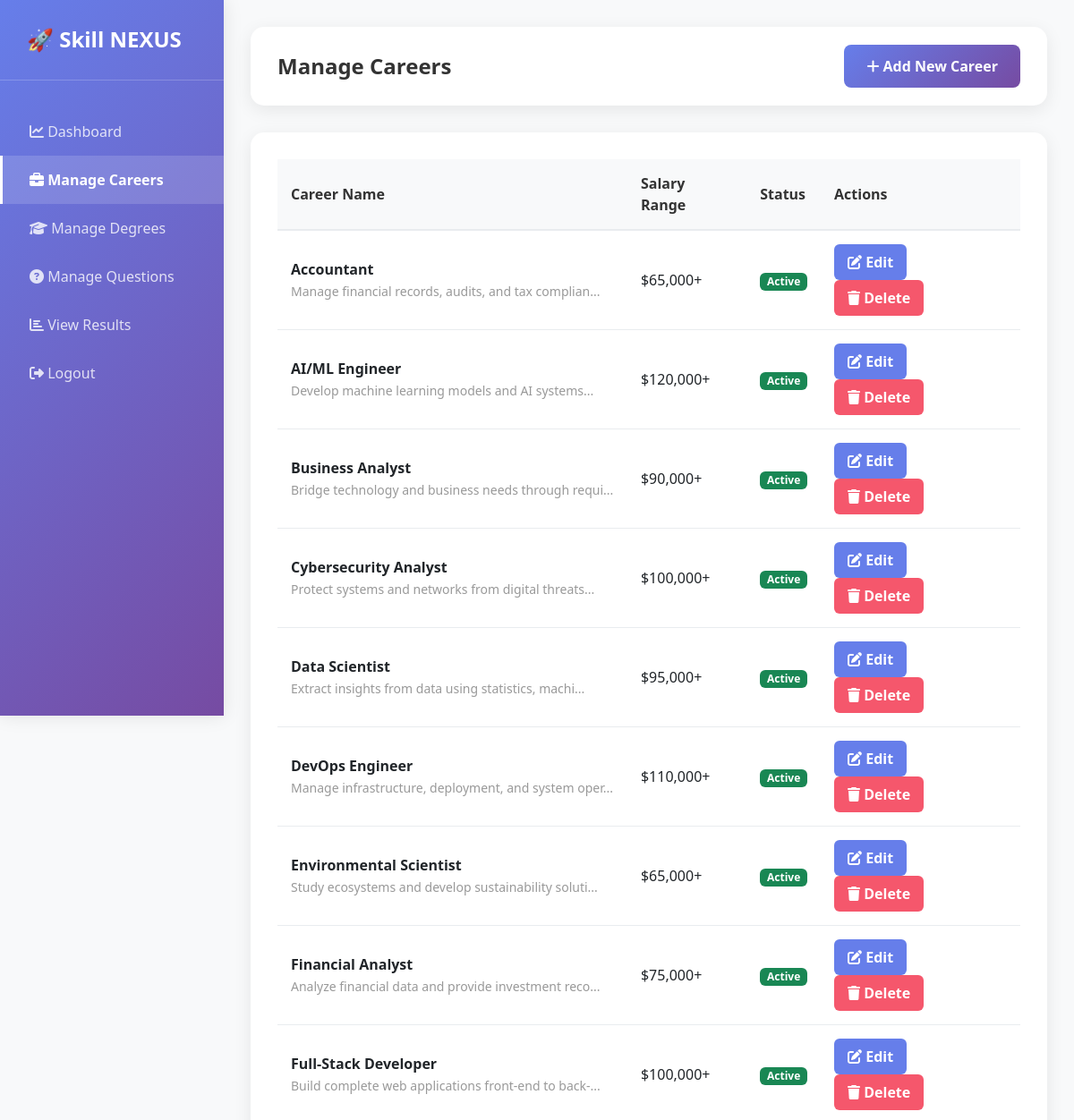
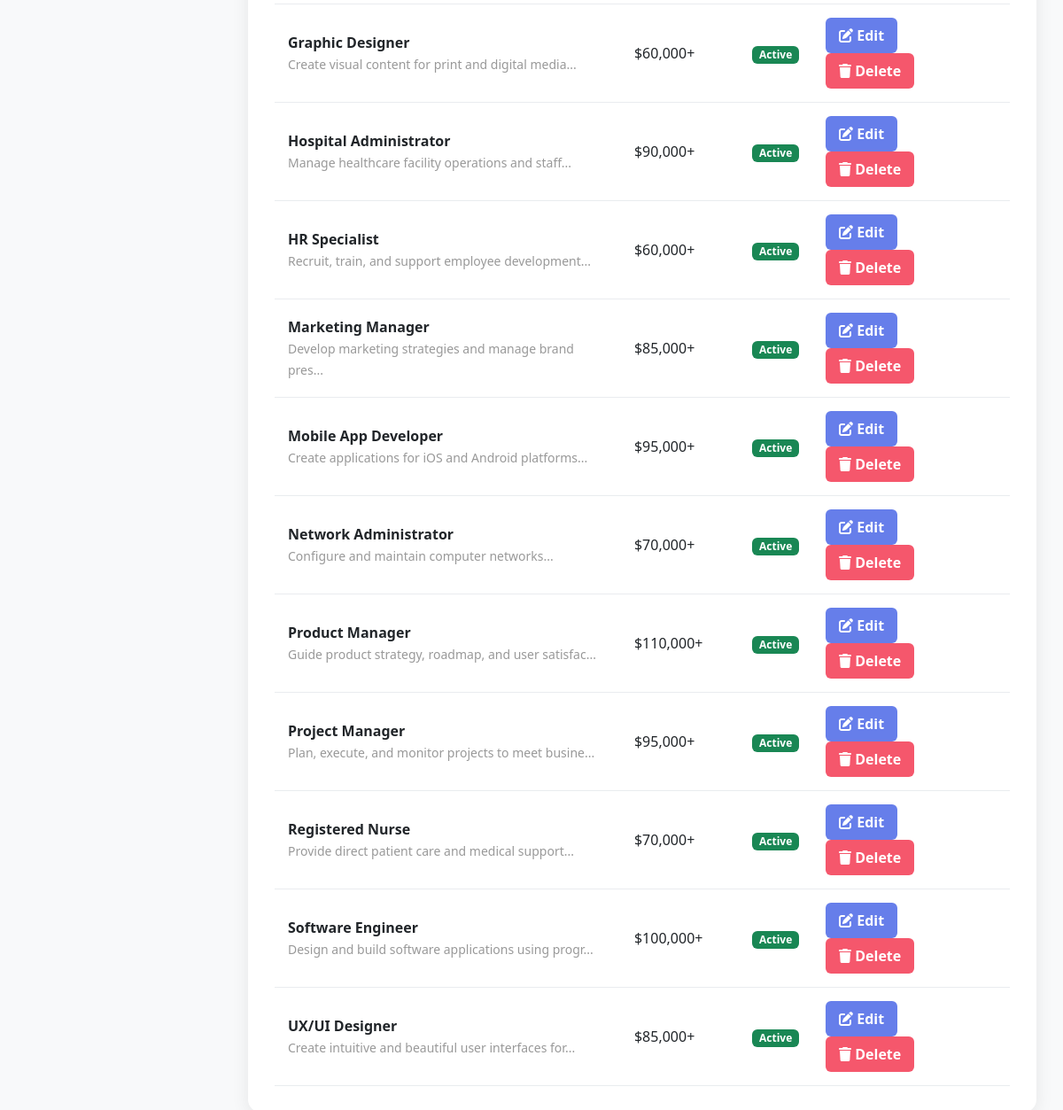
Screenshot of /admin/careers.php (signed in) with the database file from the repository (2 pictures, top to bottom).
### tables this page shows
CREATE TABLE `careers` (
  `id` INT UNSIGNED NOT NULL AUTO_INCREMENT,
  `name` VARCHAR(255) NOT NULL,
  `description` TEXT,
  `average_salary` VARCHAR(100),
  `job_outlook` TEXT,
  `icon` VARCHAR(255),
  `color_code` VARCHAR(7),
  `is_active` BOOLEAN DEFAULT TRUE,
  `created_at` TIMESTAMP NOT NULL DEFAULT CURRENT_TIMESTAMP,
  `updated_at` TIMESTAMP NOT NULL DEFAULT CURRENT_TIMESTAMP ON UPDATE CURRENT_TIMESTAMP,
  PRIMARY KEY (`id`)
);

### config.php (called while the page is built, shortened)
<?php
function e(string $value): string
{
    return htmlspecialchars($value, ENT_QUOTES, 'UTF-8');
}
    ?>
    <?php
function getAllCareers($pdo, $limit = null, $offset = 0)
{
    $sql = "SELECT * FROM careers ORDER BY name ASC";
    $stmt = $pdo->prepare($sql);
    $stmt->execute();
    return $stmt->fetchAll();
}

### admin/careers.php (the view, shortened to what this page needs)
<?php
include __DIR__ . '/../config.php';
$careers = getAllCareers($pdo);
?>
<!DOCTYPE html>
<html lang="en">
<head>
    <link href="https://cdn.jsdelivr.net/npm/bootstrap@5.3.2/dist/css/bootstrap.min.css" rel="stylesheet">
    <link rel="stylesheet" href="https://cdnjs.cloudflare.com/ajax/libs/font-awesome/6.4.0/css/all.min.css">
</head>
<body>
    <div class="sidebar">
        <div class="sidebar-header">
            <h3>🚀 Skill NEXUS</h3>
        </div>
        <ul class="sidebar-menu">
            <li><a href="<?= BASE_URL ?>/admin/dashboard.php"><i class="fas fa-chart-line"></i> Dashboard</a></li>
            <li><a href="<?= BASE_URL ?>/admin/careers.php" class="active"><i class="fas fa-briefcase"></i> Manage
                    Careers</a></li>
            <li><a href="<?= BASE_URL ?>/admin/degrees.php"><i class="fas fa-graduation-cap"></i> Manage Degrees</a>
            </li>
            <li><a href="<?= BASE_URL ?>/admin/questions.php"><i class="fas fa-question-circle"></i> Manage
                    Questions</a></li>
            <li><a href="<?= BASE_URL ?>/admin/results.php"><i class="fas fa-chart-bar"></i> View Results</a></li>
            <li><a href="<?= BASE_URL ?>/admin/logout.php"><i class="fas fa-sign-out-alt"></i> Logout</a></li>
        </ul>
    </div>
    <div class="main-content">
        <div class="topbar">
            <h1 style="margin: 0; font-size: 1.5rem; font-weight: 700; color: #333;">Manage Careers</h1>
            <button onclick="openModal('addModal')" class="btn-add">
                <i class="fas fa-plus"></i> Add New Career
            </button>
        </div>
        <div class="content-section">
            <?php if (empty($careers)): ?>
                <div class="empty-state">
                    <div class="empty-state-icon"><i class="fas fa-inbox"></i></div>
                    <p>No careers found. <a href="#" onclick="openModal('addModal')">Add your first career</a></p>
                </div>
            <?php else: ?>
                <div style="overflow-x: auto;">
                    <table>
                        <thead>
                            <tr>
                                <th>Career Name</th>
                                <th>Salary Range</th>
                                <th>Status</th>
                                <th>Actions</th>
                            </tr>
                        </thead>
                        <tbody>
                            <?php foreach ($careers as $career): ?>
                                <tr>
                                    <td>
                                        <strong><?= e($career['name']) ?></strong><br>
                                        <small
                                            style="color: #999;"><?= substr(e($career['description'] ?? ''), 0, 50) ?>...</small>
                                    </td>
                                    <td><?= e($career['average_salary'] ?? '-') ?></td>
                                    <td>
                                        <span class="badge <?= $career['is_active'] ? 'bg-success' : 'bg-danger' ?>">
                                            <?= $career['is_active'] ? 'Active' : 'Inactive' ?>
                                        </span>
                                    </td>
                                    <td>
                                        <button onclick="editCareer(<?= htmlspecialchars(json_encode($career)) ?>)"
                                            class="btn-edit">
                                            <i class="fas fa-edit"></i> Edit
                                        </button>
                                        <form method="POST" style="display: inline;" onsubmit="return confirm('Are you sure?')">
                                            <button type="submit" class="btn-delete">
                                                <i class="fas fa-trash"></i> Delete
                                            </button>
                                        </form>
                                    </td>
                                </tr>
                            <?php endforeach; ?>
                        </tbody>
                    </table>
                </div>
            <?php endif; ?>
        </div>
    </div>
</body>
</html>

### admin/careers.php (style rules this page uses)
* { margin: 0; padding: 0; box-sizing: border-box; }
body { font-family: 'Segoe UI', Tahoma, Geneva, Verdana, sans-serif; background: #f8f9fa; }
.sidebar { background: linear-gradient(135deg, #667eea 0%, #764ba2 100%); color: white; min-height: 100vh; padding: 30px 0; position: fixed; width: 250px; left: 0; top: 0; box-shadow: 0 0 20px rgba(0, 0, 0, 0.1); }
.sidebar-header { padding: 0 30px 30px; border-bottom: 1px solid rgba(255, 255, 255, 0.2); margin-bottom: 30px; }
.sidebar-header h3 { font-size: 1.5rem; font-weight: 800; margin: 0; }
.sidebar-menu { list-style: none; padding: 0; }
.sidebar-menu li { margin: 0; }
.sidebar-menu a { display: block; padding: 15px 30px; color: rgba(255, 255, 255, 0.8); text-decoration: none; transition: all 0.3s ease; border-left: 3px solid transparent; }
.sidebar-menu a.active { background: rgba(255, 255, 255, 0.15); color: white; border-left-color: white; font-weight: 600; }
.main-content { margin-left: 250px; padding: 30px; }
.topbar { background: white; border-radius: 15px; padding: 20px 30px; margin-bottom: 30px; display: flex; justify-content: space-between; align-items: center; box-shadow: 0 5px 20px rgba(0, 0, 0, 0.08); }
.content-section { background: white; border-radius: 15px; padding: 30px; box-shadow: 0 5px 20px rgba(0, 0, 0, 0.08); }
.btn-add { background: linear-gradient(135deg, #667eea, #764ba2); color: white; border: none; padding: 12px 25px; border-radius: 8px; font-weight: 600; cursor: pointer; transition: all 0.3s ease; text-decoration: none; }
table { width: 100%; border-collapse: collapse; }
thead th { background: #f8f9fa; color: #333; font-weight: 600; padding: 15px; text-align: left; border-bottom: 2px solid #e9ecef; }
tbody td { padding: 15px; border-bottom: 1px solid #e9ecef; }
.btn-edit, .btn-delete { padding: 8px 15px; border: none; border-radius: 6px; cursor: pointer; font-weight: 600; transition: all 0.3s ease; text-decoration: none; display: inline-block; }
.btn-edit { background: #667eea; color: white; margin-right: 10px; }
.btn-delete { background: #f5576c; color: white; }

### rows the page displays
careers: name "Accountant", description "Manage financial records, audits, and tax complian", average_salary "$65,000+", is_active "Active"
careers: name "AI/ML Engineer", description "Develop machine learning models and AI systems", average_salary "$120,000+", is_active "Active"
careers: name "Business Analyst", description "Bridge technology and business needs through requi", average_salary "$90,000+", is_active "Active"
careers: name "Cybersecurity Analyst", description "Protect systems and networks from digital threats", average_salary "$100,000+", is_active "Active"
careers: name "Data Scientist", description "Extract insights from data using statistics, machi", average_salary "$95,000+", is_active "Active"
careers: name "DevOps Engineer", description "Manage infrastructure, deployment, and system oper", average_salary "$110,000+", is_active "Active"
careers: name "Environmental Scientist", description "Study ecosystems and develop sustainability soluti", average_salary "$65,000+", is_active "Active"
careers: name "Financial Analyst", description "Analyze financial data and provide investment reco", average_salary "$75,000+", is_active "Active"
careers: name "Full-Stack Developer", description "Build complete web applications front-end to back-", average_salary "$100,000+", is_active "Active"
careers: name "Graphic Designer", description "Create visual content for print and digital media", average_salary "$60,000+", is_active "Active"
careers: name "Hospital Administrator", description "Manage healthcare facility operations and staff", average_salary "$90,000+", is_active "Active"
careers: name "HR Specialist", description "Recruit, train, and support employee development", average_salary "$60,000+", is_active "Active"
careers: name "Marketing Manager", description "Develop marketing strategies and manage brand pres", average_salary "$85,000+", is_active "Active"
careers: name "Mobile App Developer", description "Create applications for iOS and Android platforms", average_salary "$95,000+", is_active "Active"
careers: name "Network Administrator", description "Configure and maintain computer networks", average_salary "$70,000+", is_active "Active"
careers: name "Product Manager", description "Guide product strategy, roadmap, and user satisfac", average_salary "$110,000+", is_active "Active"
careers: name "Project Manager", description "Plan, execute, and monitor projects to meet busine", average_salary "$95,000+", is_active "Active"
careers: name "Registered Nurse", description "Provide direct patient care and medical support", average_salary "$70,000+", is_active "Active"
careers: name "Software Engineer", description "Design and build software applications using progr", average_salary "$100,000+", is_active "Active"
careers: name "UX/UI Designer", description "Create intuitive and beautiful user interfaces for", average_salary "$85,000+", is_active "Active"
